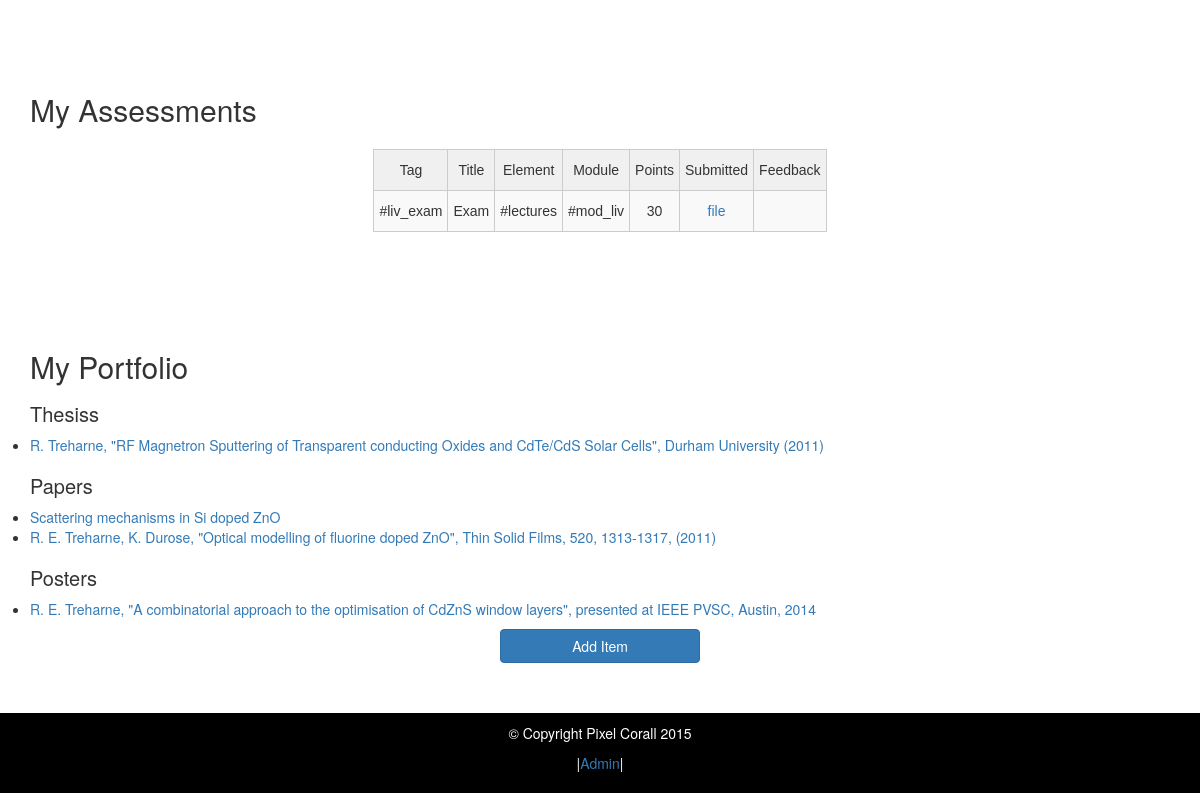
/user/dashboard/ (signed in, lower part), run on an earlier commit of the app's database.
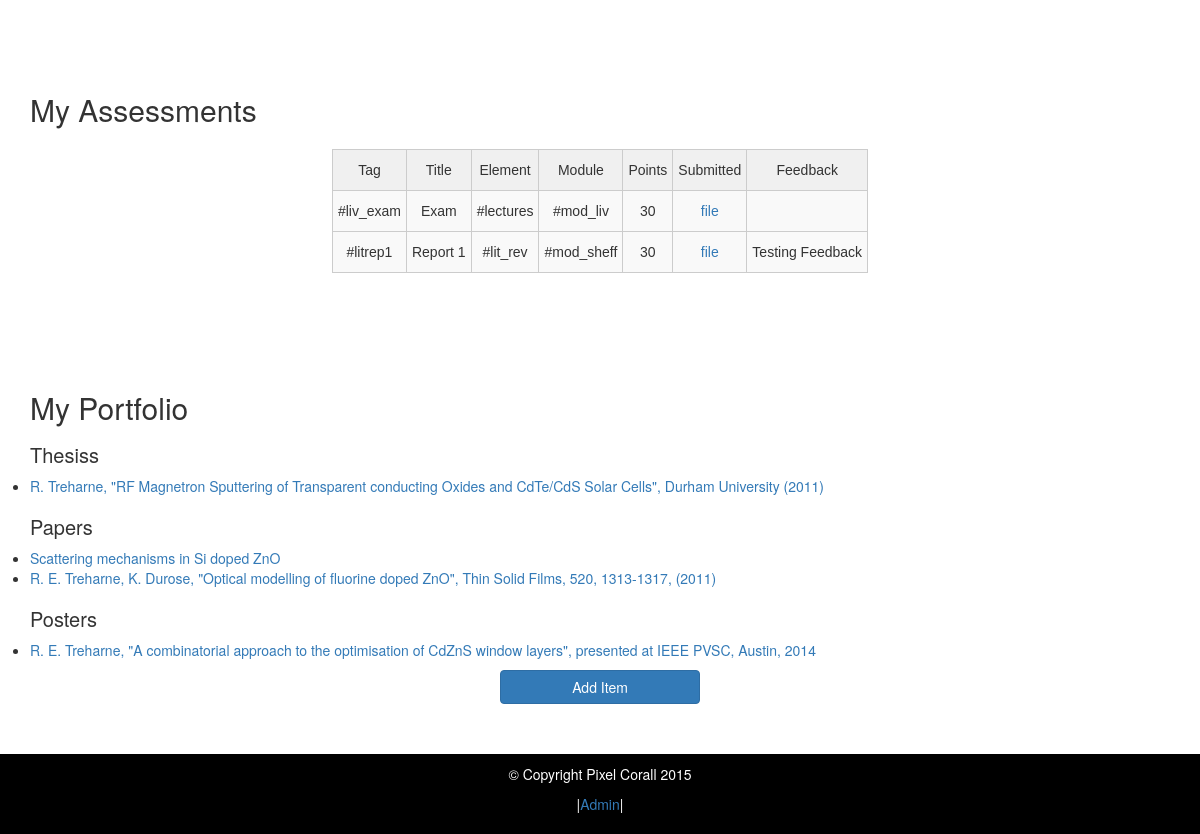
And on a later commit of the database.
### training/models.py (models this page shows, shortened)
class Submission(models.Model):
    assessment = models.ForeignKey(Assessment)
    researcher = models.ForeignKey(Researcher)
    file = models.FileField(upload_to='submission', blank=True, null=True)
    URL = models.URLField(blank = True)

class Assessment(models.Model):
    element = models.OneToOneField(Element)
    title = models.CharField(max_length=128)
    description = models.TextField(max_length=1000)
    tag = models.CharField(max_length=10, unique=True)
    deadline = models.DateTimeField(default=datetime.now())
    points = models.IntegerField(default=30)

class Element(models.Model):
    title = models.CharField(max_length=128)
    module = models.ForeignKey(Module)
    description = models.TextField(max_length=1000)
    tag = models.CharField(max_length=10, unique=True)

class Module(models.Model):
    name = models.CharField(max_length=128)
    tag = models.CharField(max_length=10)
    description = models.TextField(max_length=1000)
    coordinator = models.OneToOneField(Academic)
    start = models.DateField(default=date.today)
    accommodation = models.TextField(max_length=1000, blank=True)
    module_map = models.TextField(max_length=1000, blank=True)
    pic = ImageField(upload_to='module_img', default = 'module_img/default.jpg')

class Feedback(models.Model):
    submission = models.ForeignKey(Submission)
    feedback = models.TextField(blank=True)
    score = models.DecimalField(max_digits=4, decimal_places=1, blank=True, null=True)
    upload = models.FileField(upload_to='submission/feedback/', blank=True, null=True)

### profiles/views.py (the view)
def dashboard(request):
    researcher=False
    academic=False
    portfolio=None
    submissions=None
    feedback = []
    try:
        profile = Researcher.objects.get(user=request.user)
        projects = Project.objects.get(researcher=profile)
        portfolio = Upload.objects.filter(researcher=profile)
        types = Upload_Type.objects.all()
        folio = {}
        submissions = Submission.objects.filter(researcher=profile)
        feedback = Feedback.objects.all()
        for type in types:
            folio[type.name] =  portfolio.filter(type=type)
        researcher = True
        portfolio = folio
    except ObjectDoesNotExist:
        profile = Academic.objects.get(user=request.user)
        projects = Project.objects.filter(supervisor1=profile)
        academic = True
    prof_dict = {'profile': profile,
                 'projects': projects,
                 'academic': academic,
                 'researcher': researcher,
                 'portfolio': portfolio,
                 'submissions': submissions,
                 'feedback': feedback}
    return render(request, 'dashboard.html', prof_dict)

### profiles/models.py (called while the page is built)
    def __unicode__(self):
        return self.name

### projects/models.py (called while the page is built)
    def __unicode__(self):
        return self.name

### profiles/templates/dashboard.html (shortened to what this page needs)
{% extends 'base.html' %}
{% load thumbnail %}
{% block content %}
    {% if researcher %}
    <section id="projects" class="white-section">
    </section>
    <section id="assessment" class="white-section">
        <div class="container">
            <div class="row">
                <div class="col-lg-12">
					<h2>My Assessments</h2>
					{% if submissions %}
						<table class="tg">
						  <tr>
							<th class="tg-031e">Tag</th>
							<th class="tg-031e">Title</th>
							<th class="tg-031e">Element</th>
							<th class="tg-031e">Module</th>
							<th class="tg-031e">Points</th>
							<th class="tg-031e">Submitted</th>
							<th class="tg-031e">Feedback</th>
						  </tr>
						{% for submission in submissions %}
						  <tr>
							  <td class="tg-4eph">{{ submission.assessment.tag }}</td>
							  <td class="tg-4eph">{{ submission.assessment.title }}</td>
							  <td class="tg-4eph">{{ submission.assessment.element.tag }}</td>
							  <td class="tg-4eph">{{ submission.assessment.element.module.tag }}</td>
							  <td class="tg-4eph">{{ submission.assessment.points }}</td>
							  <td class="tg-4eph"><a href="/media/{{ submission.file}}" target="_blank">file</a></td>
							  <td class="tg-4eph">{% for item in feedback %}{% if item.submission == submission %}{{ item.feedback }}{% endif %}{% endfor %}</td>
						  </tr>
						{% endfor %}
						</table>
					{% else %}
					    <p>No assessments submitted<p>
				    {% endif %}
				</div>
			</div>
		</div>
	</section>
    <section id="portfolio" class="white-section">
        <div class="container">
            <div class="row">
                <div class="col-lg-12">
					<h2>My Portfolio</h2>
    {% endif %}
{% endblock %}

What changed in the data, as far as the page shows it:
added Submission: assessment.tag "#litrep1", assessment "Report 1", assessment.element.tag "#lit_rev", assessment.element.module.tag "#mod_sheff", assessment.points "30"
added Feedback: feedback "Testing Feedback"
